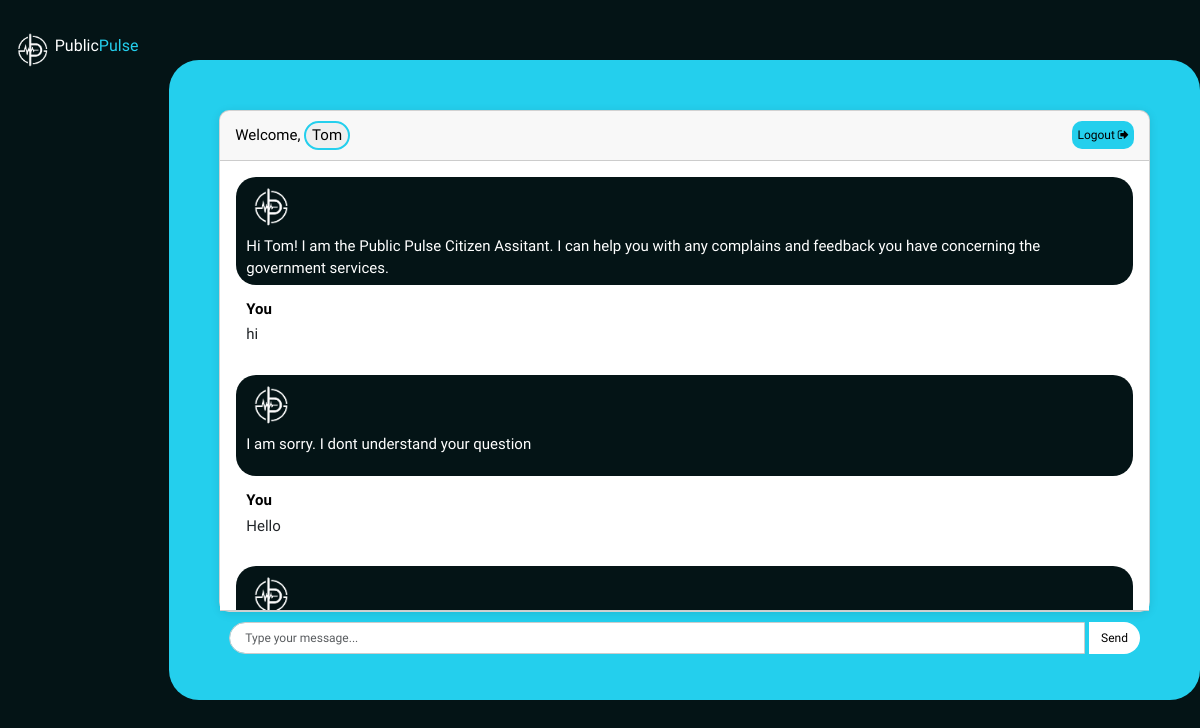
Before: /chatbot/ (signed in) with the older database file.
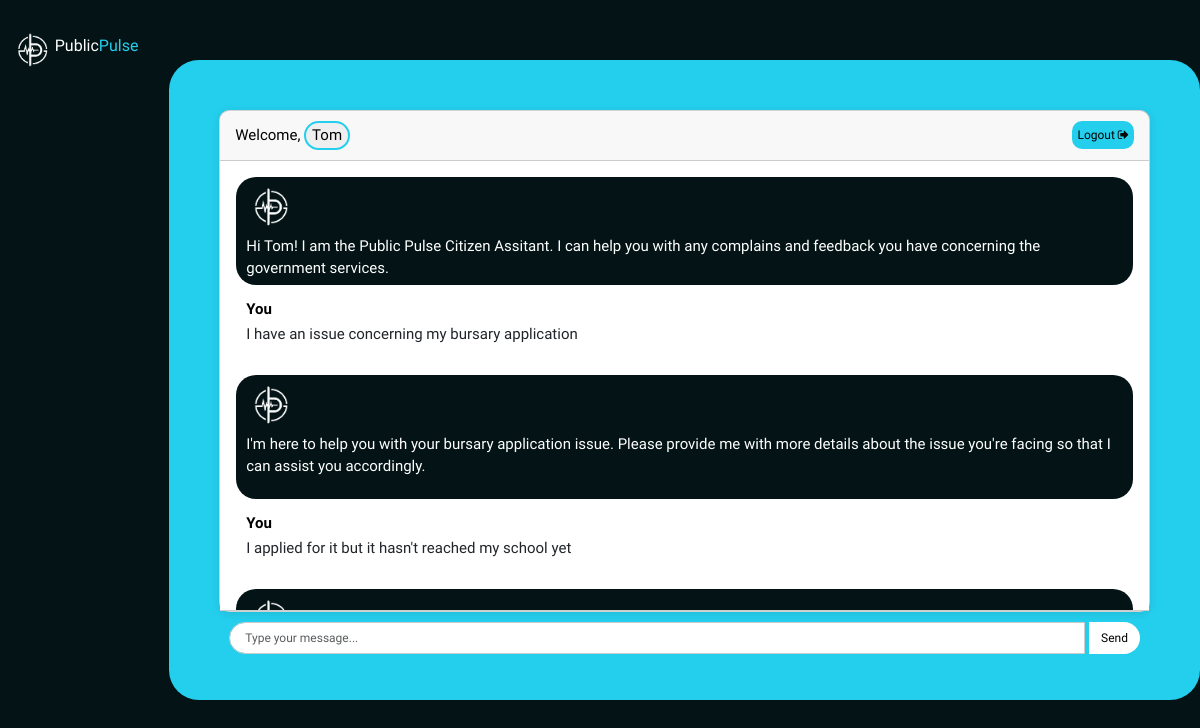
After: the same page with the newer database file.
### chatbot/models.py (models this page shows, shortened)
class Chat(models.Model):
    STATUS_CHOICES=(
        ('new', 'New'),
        ('resolved', 'Resolved'),
        ('pending', 'Pending'),
    )
    user=models.ForeignKey(User, on_delete=models.CASCADE)
    message=models.TextField()
    category=models.CharField(max_length=100, default='general')
    response=models.TextField(default="I am sorry. I dont understand your question")
    created_at=models.DateTimeField(auto_now_add=True)
    status=models.CharField(max_length=10, choices=STATUS_CHOICES, null=True, blank=True )
    resolved_at = models.DateTimeField(null=True, blank=True)
    sentiment_score = models.FloatField(null=True, blank=True)
    classification=models.CharField(max_length=100, blank=True, null=True)

### chatbot/views.py (the view, shortened to what this page needs)
# urls.py: path('', views.chatbot, name='chatbot'),
def chatbot(request):
    chats=Chat.objects.filter(user=request.user.id)
    return render(request, 'chatbot.html', {'chats':chats})

### templates/chatbot.html (shortened to what this page needs)
{% extends 'base.html' %}
{% block content %}
{% load static %}
<div class="chatbot">
    <div class="admin-side sidebar">
        <div class="logo container">
                <img src="{% static 'Images/publicpulselogo.png' %}" alt="Public Pulse Logo">
                <a href="/">
                    <h4>Public<span>Pulse</span></h4>
                </a>
        </div>
    </div>
    <div class="chat-container">
        <div class="card">
            <div class="card-header welcome">
                <div class="profile">
                    Welcome,
                    {% if not user.is_superuser %}
                    <a href="user_profile">
                        <button type="button" class="profile-button"> {{user.username}} </button>
                    </a>
                    {%else%}
                    {{user.username}}
                    {%endif%}
                </div>
                <a href="logout" class="logout-link">Logout <i class="fa fa-sign-out" aria-hidden="true"></i></a>
            </div>
            <div class="card-body messages-box">
                <ul class="list-unstyled messages-list">
                    <li class="message received">
                        <div class="message-text">
                            <div class="message-sender">
                                <img src="{% static 'Images/publicpulselogo.png'%}" class="logo-chat"/>
                            </div>
                            <div class="message-content">
                                Hi {{user.username}}! I am the Public Pulse Citizen Assitant. I can help you with any complains and feedback you have concerning the government services.
                            </div>
                        </div>
                    </li>
                    {% for chat in chats %}
                        {% if chat.user == request.user %}
                            <li class="message sent">
                                <div class="message-text">
                                    <div class="message-sender">
                                        <b>You</b>
                                    </div>
                                    <div class="message-content">
                                        <p>{{chat.message}}</p>
                                    </div>
                                </div>
                            </li>
                            <li class="message received">
                                <div class="message-text">
                                    <div class="message-sender">
                                        <img src="{% static 'Images/publicpulselogo.png'%}" class="logo-chat"/>
                                    </div>
                                    <div class="message-content">
                                        <p>{{chat.response}}</p>
                                    </div>
                                </div>
                            </li>
                        {% endif %}
                    {% endfor %}
                </ul>
            </div>
        </div>
        <form class="message-form">
            <div class="input-group">
                <input type="text" class="form-control message-input" placeholder="Type your message...">
                <div class="input-group-append">
                  <button type="submit" class="btn btn-primary btn-send">Send</button>
                </div>
              </div>
        </form>
    </div>
</div>
{% endblock %}

Changed rows visible on the page:
removed Chat: message "hi", response "I am sorry. I dont understand your question"
removed Chat: message "Hello"
now on this page (row unchanged): Chat: message "I have an issue concerning my bursary application", response "I'm here to help you with your bursary application issue. Please provide me with more details about the issue you're facing so that I can assist you accordingly."
now on this page (row unchanged): Chat: message "I applied for it but it hasn't reached my school yet"
